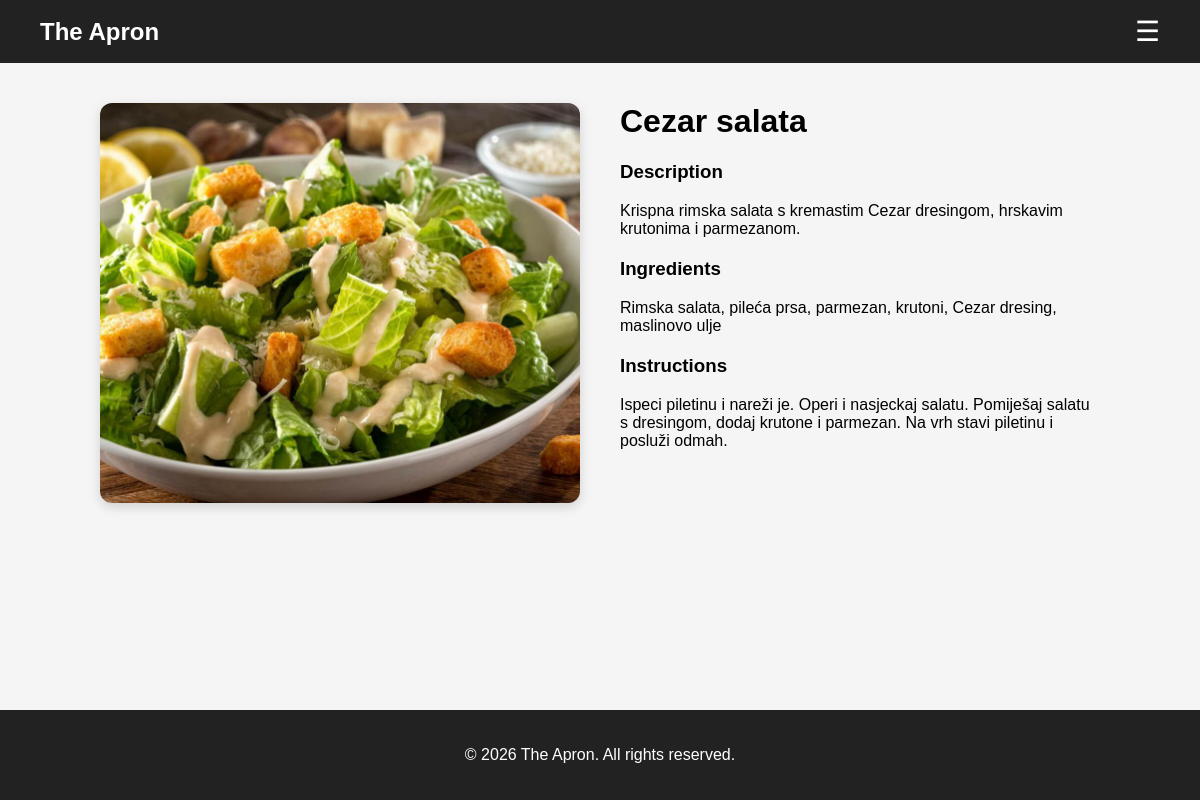
The app's page /recipe.php?id=5 (signed in) with its own data.
### tables this page shows
CREATE TABLE recipes (
    id INT AUTO_INCREMENT PRIMARY KEY,
    title VARCHAR(150) NOT NULL,
    description TEXT NOT NULL,
    ingredients TEXT NOT NULL,
    instructions TEXT NOT NULL,
    image_url VARCHAR(255),
    category_id INT,
    created_at TIMESTAMP DEFAULT CURRENT_TIMESTAMP,
    FOREIGN KEY (category_id) REFERENCES categories(id) ON DELETE SET NULL
);

### recipe.php (the view, shortened to what this page needs)
<?php
require_once "config/db.php";
$id = $_GET['id'];
$stmt = $pdo->prepare("SELECT * FROM recipes WHERE id = ?");
$stmt->execute([$id]);
$recipe = $stmt->fetch(PDO::FETCH_ASSOC);
?>
<!DOCTYPE html>
<html lang="en">
<head>
    <link rel="stylesheet" href="css/style.css">
</head>
<body>
<nav class="navbar">
    <div class="logo">The Apron</div>
    <div class="hamburger" id="hamburger">☰</div>
</nav>
<main class="container">
    <div class="recipe-layout">
        <div class="recipe-image">
            <img src="/theapron<?= $recipe['image_url'] ?>" alt="<?= htmlspecialchars($recipe['title']) ?>">
        </div>
        <div class="recipe-content">
            <h1><?= htmlspecialchars($recipe['title']) ?></h1>
            <h3>Description</h3>
            <p><?= nl2br(htmlspecialchars($recipe['description'])) ?></p>
            <h3>Ingredients</h3>
            <p><?= nl2br(htmlspecialchars($recipe['ingredients'])) ?></p>
            <h3>Instructions</h3>
            <p><?= nl2br(htmlspecialchars($recipe['instructions'])) ?></p>
        </div>
    </div>
</main>
<footer class="footer">
    <p>© 2026 The Apron. All rights reserved.</p>
</footer>
</body>
</html>

### css/style.css (style rules this page uses)
body { margin: 0; font-family: Arial, sans-serif; background: #f5f5f5; min-height: 100vh; display: flex; flex-direction: column; }
.container { flex: 1; width: 90%; max-width: 1200px; margin: 0 auto; }
.navbar { background: #222; color: white; display: flex; justify-content: space-between; align-items: center; padding: 15px 40px; position: relative; }
.logo { font-size: 24px; font-weight: bold; }
.hamburger { font-size: 28px; cursor: pointer; user-select: none; }
.footer { background: #222; color: white; text-align: center; padding: 20px; }
.recipe-layout { display: flex; gap: 40px; align-items: flex-start; margin: 40px auto; max-width: 1000px; }
.recipe-image { flex: 1; }
.recipe-image img { width: 100%; height: 400px; object-fit: cover; border-radius: 12px; box-shadow: 0 4px 12px rgba(0,0,0,0.15); }
.recipe-content { flex: 1; }
.recipe-content h1 { margin-top: 0; }
.recipe-content h3 { margin-top: 20px; }
* { box-sizing: border-box; }

### records on screen
recipes: image_url (picture), title "Cezar salata", description "Krispna rimska salata s kremastim Cezar dresingom, hrskavim krutonima i parmezanom.", ingredients "Rimska salata, pileća prsa, parmezan, krutoni, Cezar dresing, maslinovo ulje", instructions "Ispeci piletinu i nareži je. Operi i nasjeckaj salatu. Pomiješaj salatu s dresingom, dodaj krutone i parmezan. Na vrh stavi piletinu i posluži odmah."
